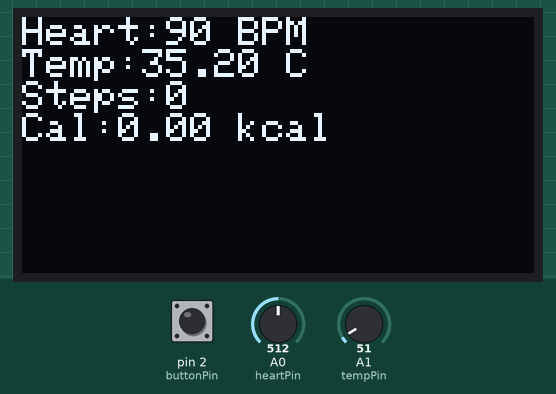
A sketch run on a simulated Arduino Uno, built with avr-gcc and run on an emulated ATmega328P. Parts: 128×64 one-colour display. The inputs (shaded band) are chosen by the test bench; at power-on: A1 (tempPin) = 51, A0 (heartPin) = 512, pin 2 (buttonPin) HIGH.

Above: at 1.2 s.
1.3 s: A1 (tempPin) set to 66
2.9 s: A0 (heartPin) set to 716
At 3.5 s:
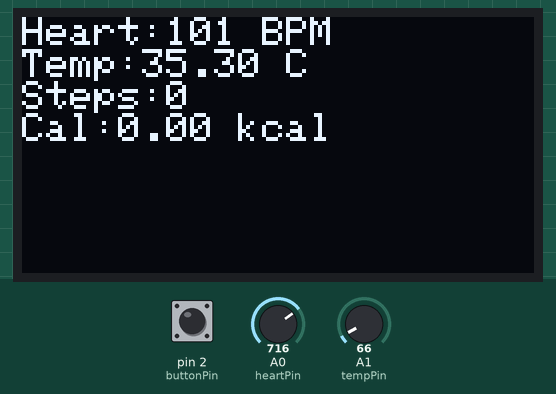
4.5 s: pin 2 (buttonPin) pulled LOW for 0.25 s
At 6.1 s:
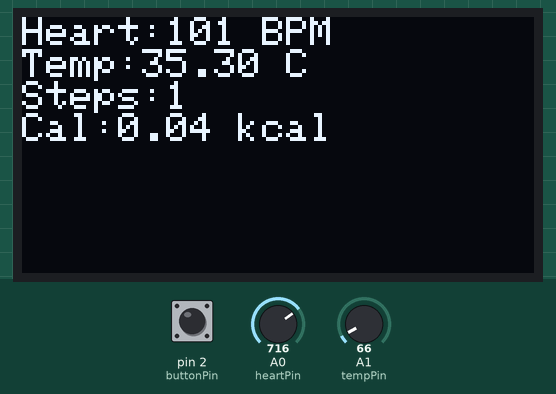
6.6 s: pin 2 (buttonPin) pulled LOW for 1 s
At 8.6 s:
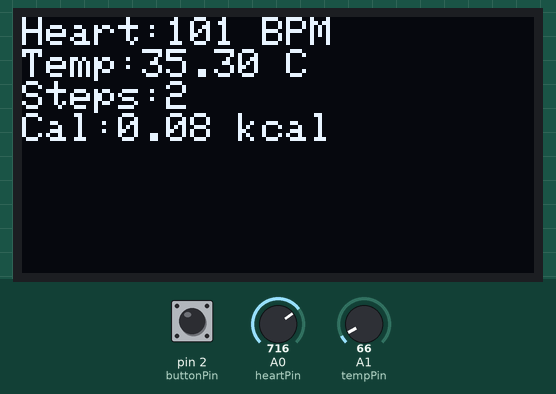
9.1 s: A1 (tempPin) set to 61
10.7 s: A0 (heartPin) set to 900
At 12.1 s:
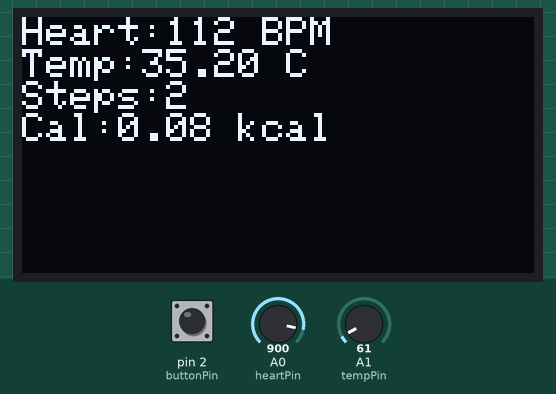
Timing chart, 0 to 13.4 s (numbered marks = the images above; inputs shaded):
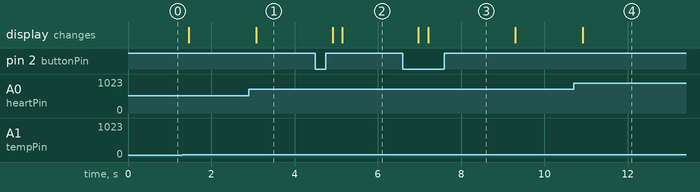

The sketch:

sketch.ino
```cpp
#include <Wire.h>
#include <Adafruit_GFX.h>
#include <Adafruit_SSD1306.h>

#define SCREEN_WIDTH 128
#define SCREEN_HEIGHT 64

Adafruit_SSD1306 display(SCREEN_WIDTH, SCREEN_HEIGHT, &Wire, -1);

const int heartPin = A0;
const int tempPin = A1;
const int buttonPin = 2;

int steps = 0;
bool lastButton = HIGH;

void setup() {
  pinMode(buttonPin, INPUT_PULLUP);

  display.begin(SSD1306_SWITCHCAPVCC, 0x3C);
  display.clearDisplay();
  display.setTextColor(SSD1306_WHITE);
}

void loop() {

  int heart = map(analogRead(heartPin), 0, 1023, 60, 120);
  float temp = map(analogRead(tempPin), 0, 1023, 350, 400) / 10.0;
  float calories = steps * 0.04;

  bool currentButton = digitalRead(buttonPin);

  if (lastButton == HIGH && currentButton == LOW) {
    steps++;
    delay(200);
  }

  lastButton = currentButton;

  display.clearDisplay();

  display.setCursor(0,0);
  display.print("Heart:");
  display.print(heart);
  display.println(" BPM");

  display.print("Temp:");
  display.print(temp);
  display.println(" C");

  display.print("Steps:");
  display.println(steps);

  display.print("Cal:");
  display.print(calories);
  display.println(" kcal");

  display.display();

  delay(200);
}
```

Measured:
- after the input at 2.9 s, the display: changes after 0.18 s (image 1)
- after the input at 4.5 s, the display: first changes after 0.41 s (image 2 shows a later state)
- after the input at 6.6 s, the display: first changes after 0.37 s (image 3 shows a later state)
- after the input at 10.7 s, the display: changes after 0.22 s (image 4)
